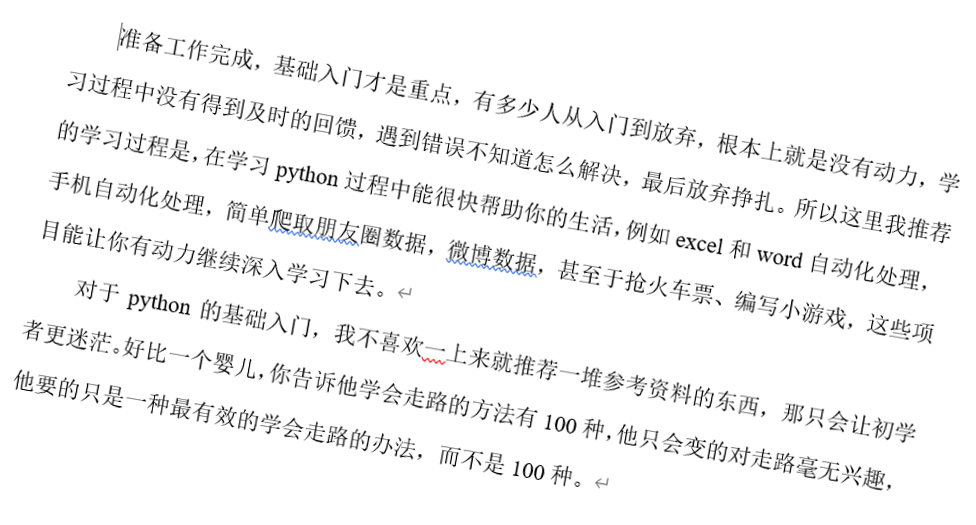
#> input picture 文本倾斜矫正/test.png, 976 x 525 px
$ python main.py
#> lines starting #> are read from the running program, lines starting #| are printed output that depends on the picture; after the words box and inside, x2 and y2 are one past the last pixel; in counts of white or black regions, pixels touching at a corner belong together
# -*- coding: utf-8 -*-
"""
Created on Mon Apr  6 21:02:48 2020

@author: lei
"""


import numpy as np
import cv2
import math


def rotate(image, angle, center=None, scale=1.0):
    (w, h) = image.shape[0:2]
    if center is None:
        center = (w//2, h//2)
    wrapMat = cv2.getRotationMatrix2D(center, angle, scale)
    return cv2.warpAffine(image, wrapMat, (h, w))

# 使用霍夫变换
def getCorrect(read_path, save_path):
    # 读取图片，灰度化
#> called with read_path = 'test.png', save_path = 'output.jpg'
    src = cv2.imread(read_path, cv2.IMREAD_COLOR)
#> src is the input picture: shape (525, 976, 3); mean B, G, R 244, 243.9, 243.9
    gray = cv2.imread(read_path, cv2.IMREAD_GRAYSCALE)
#> gray: shape (525, 976); min 0, max 255, mean 244
    # 腐蚀、膨胀
    kernel = np.ones((5, 5), np.uint8)
    erode_Img = cv2.erode(gray, kernel)
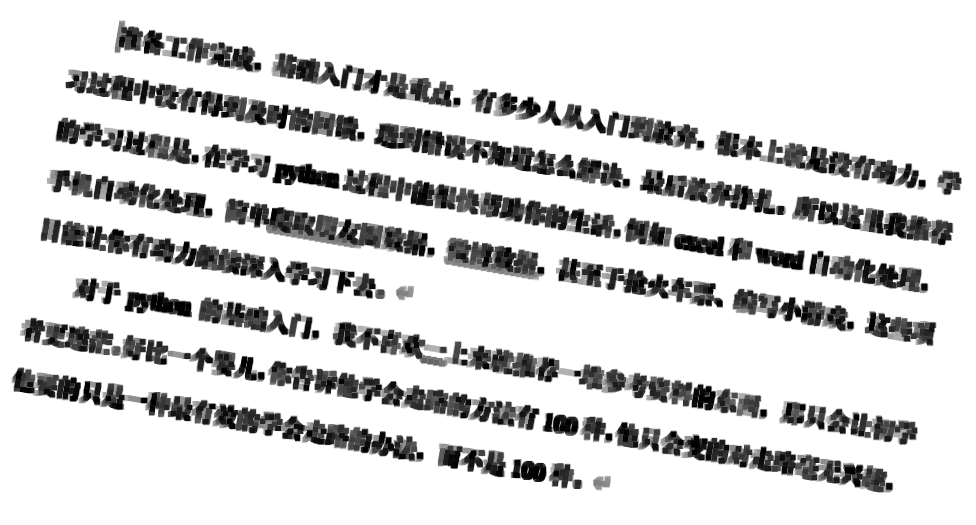
#> erode_Img: shape (525, 976); min 0, max 255, mean 212.5
    eroDil = cv2.dilate(erode_Img, kernel)
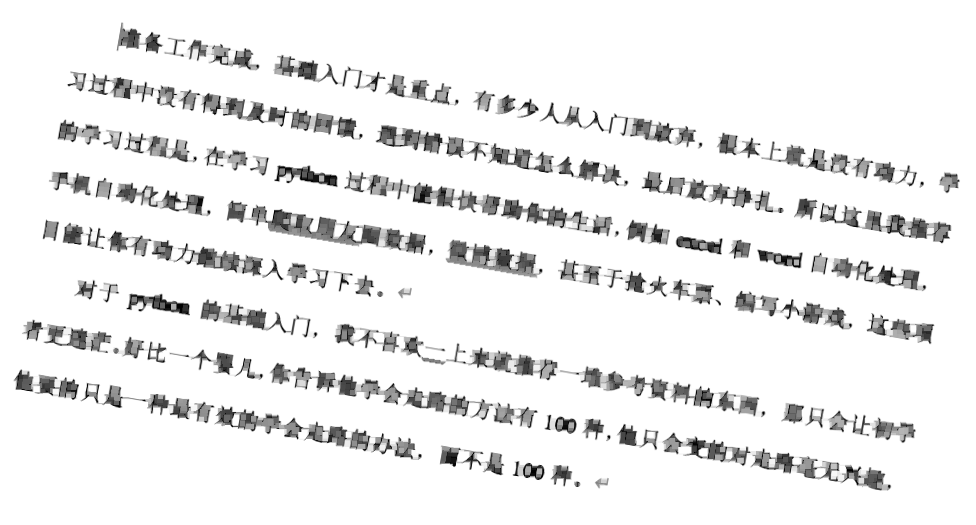
#> eroDil: shape (525, 976); min 0, max 255, mean 235.9
    # 边缘检测
    canny = cv2.Canny(eroDil, 50, 150)
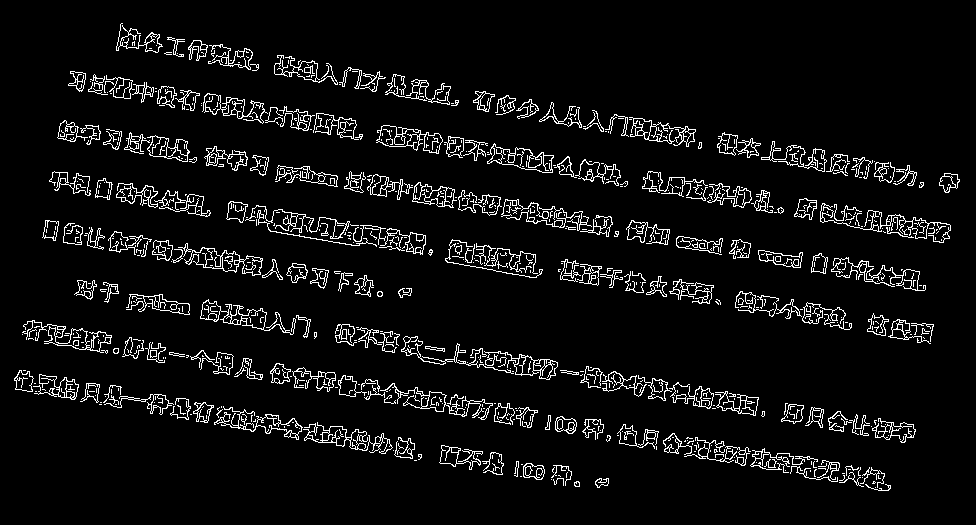
#> canny: shape (525, 976); 6.1% white in thin lines or dots, all inside (x1, y1, x2, y2) = (14, 23, 960, 491)
    # 霍夫变换得到线条
    lines = cv2.HoughLinesP(canny, 0.8, np.pi / 180, 90,
                            minLineLength=100, maxLineGap=10)
#> lines = 145 rows, first 6: [794, 215, 943, 242], [406, 353, 549, 378], [811, 270, 924, 290], [656, 449, 771, 469], [558, 269, 711, 293], [209, 153, 612, 224]
    drawing = np.zeros(src.shape[:], dtype=np.uint8)
    # 画出线条
    for line in lines:
        x1, y1, x2, y2 = line[0]
        cv2.line(drawing, (x1, y1), (x2, y2),
                 (0, 255, 0), 1, lineType=cv2.LINE_AA)
#> this loop made 145 passes
#> (x1, y1, x2, y2) on passes 1 to 12: (794, 215, 943, 242), (406, 353, 549, 378), (811, 270, 924, 290), (656, 449, 771, 469), (558, 269, 711, 293), (209, 153, 612, 224), (600, 130, 700, 148), (812, 264, 917, 283), (70, 72, 293, 112), (760, 260, 925, 289), (678, 443, 797, 464), (719, 149, 923, 185)
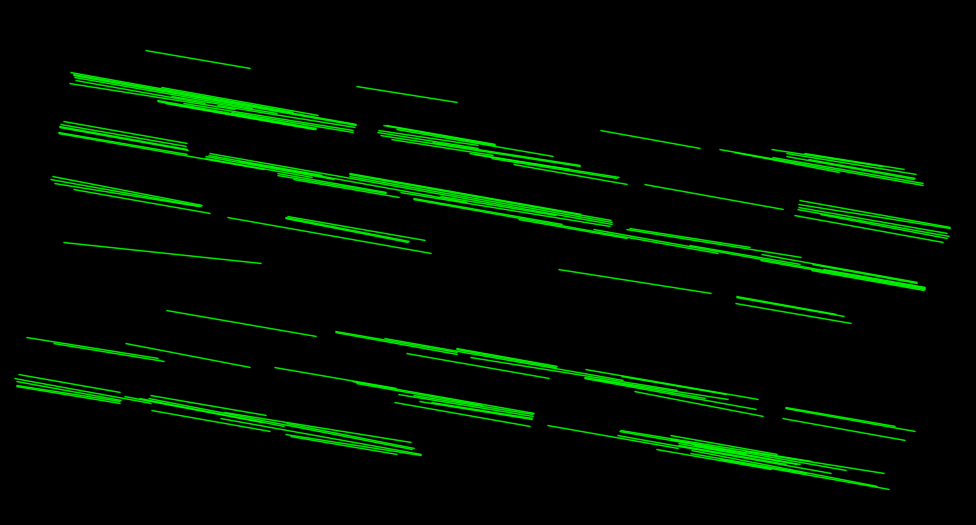
#> drawing: shape (525, 976, 3); mean of channels 0, 1, 2 0, 13.2, 0; drawn as B, G, R

    """
    计算角度,因为x轴向右，y轴向下，所有计算的斜率是常规下斜率的相反数，我们就用这个斜率（旋转角度）进行旋转
    """
    k = float(y1-y2)/(x1-x2)
#> k = 0.178
    thera = np.degrees(math.atan(k))
#> thera = 10.11

    """
    旋转角度大于0，则逆时针旋转，否则顺时针旋转
    """
    rotateImg = rotate(src, thera)
#> in rotate, `wrapMat = cv2.getRotationMatrix2D(center, angle, scale)`: wrapMat = [[0.984, 0.176, -81.59], [-0.176, 0.984, 53.56]]
#> in rotate, `return cv2.warpAffine(image, wrapMat, (h, w))`:
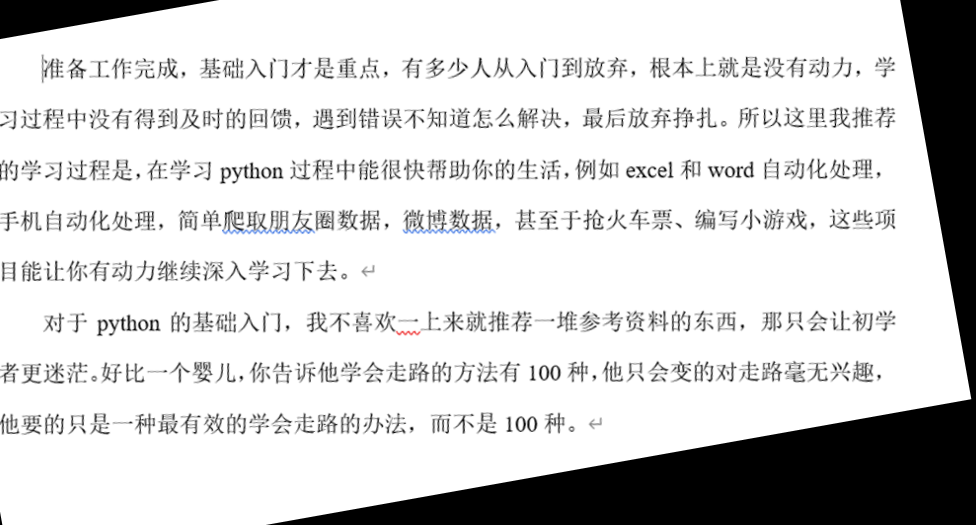
#> returned value: shape (525, 976, 3); mean of channels 0, 1, 2 211.5, 211.4, 211.4; drawn as B, G, R
    cv2.imwrite(save_path, rotateImg)


if __name__ == "__main__":
    getCorrect('test.png', 'output.jpg')
